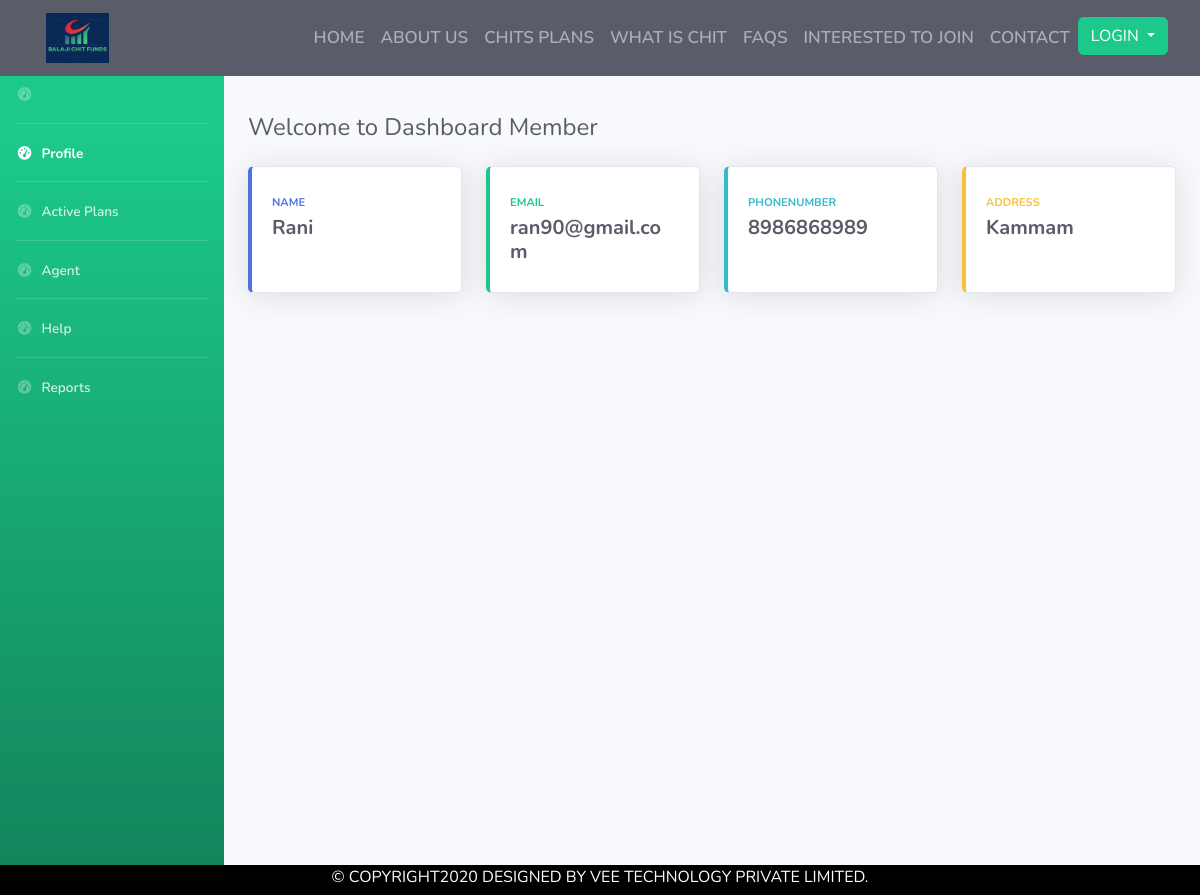
/MemberDashboard.php, run on the app's committed database.
### tables this page shows
CREATE TABLE IF NOT EXISTS `memberstable` (
  `Slno` int(250) NOT NULL AUTO_INCREMENT,
  `Name` varchar(250) NOT NULL,
  `Email` varchar(250) NOT NULL,
  `PhoneNumber` varchar(250) NOT NULL,
  `Address` varchar(350) NOT NULL,
  `Plan` varchar(250) NOT NULL,
  `Password` varchar(250) NOT NULL,
  `AssignedAgent` varchar(250) NOT NULL,
  `Plans` int(250) NOT NULL,
  PRIMARY KEY (`Slno`)
);

### MemberDashboard.php (the view, shortened to what this page needs)
<!doctype html>
<html lang="en">
<head>
    <link rel="stylesheet" href="https://stackpath.bootstrapcdn.com/bootstrap/4.5.2/css/bootstrap.min.css">
     <link rel="stylesheet" href="https://stackpath.bootstrapcdn.com/font-awesome/4.7.0/css/font-awesome.min.css">
  <link href="vendor/fontawesome-free/css/all.min.css" rel="stylesheet" type="text/css">
    <link rel="stylesheet" href="in.css">
  <link href="css/sb-admin-2.min.css" rel="stylesheet">
   </head>
    <body bgcolor="#E5E8E8">
         <?php
$servername = "localhost";
$username = "root";
$password = "";
$dbname = "chitsdatabase";
$conn = new mysqli($servername, $username, $password, $dbname);
$sql = "SELECT * FROM memberstable";
$result = $conn->query($sql);
if ($result->num_rows > 0) {
  while($row = $result->fetch_assoc()) {
      $cars = array($row["Name"], $row["Email"], $row["PhoneNumber"],$row["Address"]);
  }
} else {
  echo "0 results";
}
?>
        <section id = "Nav-Bar" >
    <nav class="navbar fixed-top navbar-expand-lg navbar-dark bg-dark scrolling-navbar">
  <a class="navbar-brand" href="#"><img src="Images/logo.png"></a>
  <div class="collapse navbar-collapse" id="navbarNav">
    <ul class="navbar-nav ml-auto">
      <li class="nav-item ">
        <a class="nav-link" href="index.php">HOME </a>
      </li>
      <li class="nav-item">
        <a class="nav-link" href="index.php#About">ABOUT US</a>
      </li>
      <li class="nav-item">
        <a class="nav-link" href="index.php#ChitPlans">CHITS PLANS</a>
      </li>
      <li class="nav-item">
        <a class="nav-link" href="index.php#WAChit">WHAT IS CHIT</a>
      </li>
         <li class="nav-item">
        <a class="nav-link" href="index.php#FAQS">FAQS</a>
      </li>
            <li class="nav-item">
        <a class="nav-link" href="Index.php#Interestetdtojoin">INTERESTED TO JOIN</a>
      </li>
         <li class="nav-item">
        <a class="nav-link" href="#Contact">CONTACT</a>
      </li>
           <li class="nav-item dropdown">
               <?php
               if(isset($_SESSION["Email"]))
               { ?>
       <div class="btn-group" style="float: right;
    text-align: left;">
  <button type="button" class="btn btn-success dropdown-toggle" data-toggle="dropdown" aria-haspopup="true" aria-expanded="false">
    USER
  </button>
  <div class="dropdown-menu">
           <?php
                   $value = $_SESSION['Email'] ;
                   if( $value[1] == "Member")
                   {
                       ?>
    <a class="dropdown-item" href="MemberDashboard.php"> <?php echo "$value[0]"; ?></a>
                  <?php }else
                   { ?>
    <a class="dropdown-item" href="AgentDashBoard.php">
        <?php echo "$value[0]"; ?></a>
              <?php    }
                    ?>
     <div class="dropdown-divider"></div>
    <a class="dropdown-item" href="logout.php">Logout</a>
  </div>
</div>
           <?php    }else{
                            ?>
       <div class="btn-group" style="float: right;
    text-align: left;">
  <button type="button" class="btn btn-success dropdown-toggle" data-toggle="dropdown" aria-haspopup="true" aria-expanded="false">
    LOGIN
  </button>
</div>
           <?php    } ?>
      </li>
          <li class="nav-item">
        <a class="nav-link" href="#Contact"></a>
      </li>
    </ul>
  </div>
            </nav>
        </section>
  <div id="wrapper">
    <ul class="navbar-nav bg-gradient-success sidebar sidebar-dark accordion" id="accordionSidebar">
      <li class="nav-item">
        <a class="nav-link" href="">
          <i class="fas fa-fw fa-tachometer-alt"></i>
          <span></span></a>
      </li>
      <hr class="sidebar-divider my-0">
      <li class="nav-item active" >
        <a class="nav-link" href="MemberDashboard.php">
          <i class="fas fa-fw fa-tachometer-alt"></i>
          <span>Profile</span></a>
      </li>
       <hr class="sidebar-divider my-0">
      <li class="nav-item">
        <a class="nav-link" href="DashboardActivePlans.php">
          <i class="fas fa-fw fa-tachometer-alt"></i>
          <span>Active Plans</span></a>
      </li>
      <hr class="sidebar-divider my-0">
         <li class="nav-item">
        <a class="nav-link" href="AgentDetails.php">
          <i class="fas fa-fw fa-tachometer-alt"></i>
          <span>Agent</span></a>
      </li>
      <hr class="sidebar-divider my-0">
         <li class="nav-item">
        <a class="nav-link" href="Memberhelp.php">
          <i class="fas fa-fw fa-tachometer-alt"></i>
          <span>Help</span></a>
      </li>
      <hr class="sidebar-divider my-0">
         <li class="nav-item">
        <a class="nav-link" href="MemberReports.php">
          <i class="fas fa-fw fa-tachometer-alt"></i>
          <span>Reports</span></a>
      </li>
    </ul>
    <div id="content-wrapper" class="d-flex flex-column">
        <br><br>
      <div id="content">
        <div class="container-fluid">
          <div class="d-sm-flex align-items-center justify-content-between mb-4">
            <h3 class="h4 mb-0 text-gray-800">Welcome to Dashboard Member</h3>
          </div>
          <div class="row">
            <div class="col-xl-3 col-md-6 mb-4">
              <div class="card border-left-primary shadow h-100 py-2">
                <div class="card-body">
                  <div class="row no-gutters align-items-center">
                    <div class="col mr-2">
                      <div class="text-xs font-weight-bold text-primary text-uppercase mb-1">Name</div>
                      <div class="h5 mb-0 font-weight-bold text-gray-800">  <?php echo "$cars[0]" ?></div>
                    </div>
                  </div>
                </div>
              </div>
            </div>
            <div class="col-xl-3 col-md-6 mb-4">
              <div class="card border-left-success shadow h-100 py-2">
                <div class="card-body">
                  <div class="row no-gutters align-items-center">
                    <div class="col mr-2">
                      <div class="text-xs font-weight-bold text-success text-uppercase mb-1">Email</div>
                      <div class="h5 mb-0 font-weight-bold text-gray-800">  <?php echo "$cars[1]" ?></div>
                    </div>
                  </div>
                </div>
              </div>
            </div>
            <div class="col-xl-3 col-md-6 mb-4">
              <div class="card border-left-info shadow h-100 py-2">
                <div class="card-body">
                  <div class="row no-gutters align-items-center">
                    <div class="col mr-2">
                      <div class="text-xs font-weight-bold text-info text-uppercase mb-1">PhoneNumber</div>
                      <div class="row no-gutters align-items-center">
                        <div class="col-auto">
                          <div class="h5 mb-0 mr-3 font-weight-bold text-gray-800">  <?php echo "$cars[2]" ?></div>
                        </div>
                      </div>
                    </div>
                  </div>
                </div>
              </div>
            </div>
            <div class="col-xl-3 col-md-6 mb-4">
              <div class="card border-left-warning shadow h-100 py-2">
                <div class="card-body">
                  <div class="row no-gutters align-items-center">
                    <div class="col mr-2">
                      <div class="text-xs font-weight-bold text-warning text-uppercase mb-1">Address</div>
                      <div class="h5 mb-0 font-weight-bold text-gray-800">  <?php echo "$cars[3]" ?></div>
                    </div>
                  </div>
                </div>
              </div>
            </div>
          </div>
  </div>
        </div>
      </div>
        </div>
        <footer id="footer">
            <div class="foot" >
                &copy COPYRIGHT2020 DESIGNED BY VEE TECHNOLOGY PRIVATE LIMITED.
            </div>
        </footer>
    </body>
</html>

### in.css (style rules this page uses)
* { padding:0; margin: 0; }
section { padding-top: 65px; }
.navbar-brand img { height: 50px; padding-left: 30px; }
.navbar-nav li { padding: 0 0px; }
.navbar-nav li a { float: right; text-align: left; }
.nav-link { font-size: 17px; font-weight: 600; color: black; }
.foot { background-color: black; text-align: center; color: white; font-weight: 100px; height: 30px; }

### data on the page
memberstable: Name "Rani", Email "ran90@gmail.com", PhoneNumber "8986868989", Address "Kammam"
